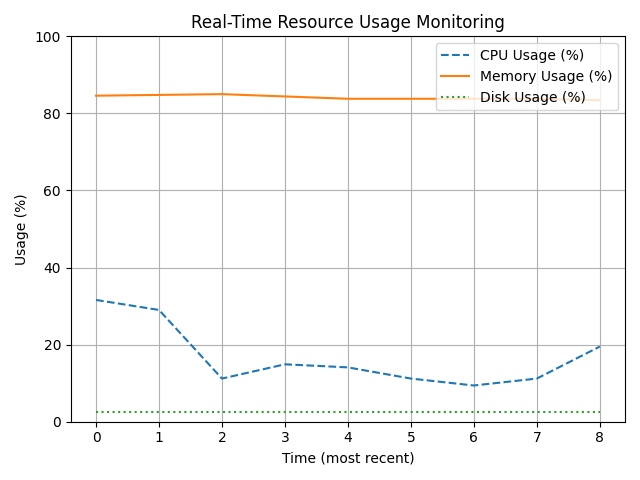

Source code (Python):
# import psutil
# import matplotlib.pyplot as plt
# from matplotlib.animation import FuncAnimation

# # Lists to store data
# cpu_data = []
# memory_data = []

# # Update function for the graph
# def update(frame):
#     cpu_data.append(psutil.cpu_percent(interval=0))
#     memory_data.append(psutil.virtual_memory().percent)

#     # Keep only the last 50 data points
#     cpu_data[:] = cpu_data[-50:]
#     memory_data[:] = memory_data[-50:]

#     plt.cla()
#     plt.plot(cpu_data, label="CPU Usage (%)")
#     plt.plot(memory_data, label="Memory Usage (%)")
#     plt.ylim(0, 100)
#     plt.legend(loc="upper right")
#     plt.tight_layout()

# # Set up the real-time graph
# ani = FuncAnimation(plt.gcf(), update, interval=1000)

# plt.show()


import psutil
import matplotlib.pyplot as plt
from matplotlib.animation import FuncAnimation

# Lists to store data
cpu_data = []
memory_data = []
disk_data = []

# Update function for the graph
def update(frame):
    # Append data to the lists
    cpu_data.append(psutil.cpu_percent(interval=0))
    memory_data.append(psutil.virtual_memory().percent)
    disk_data.append(psutil.disk_usage('/').percent)

    # Keep only the last 50 data points for smooth real-time updates
    cpu_data[:] = cpu_data[-50:]
    memory_data[:] = memory_data[-50:]
    disk_data[:] = disk_data[-50:]

    # Clear the current axes and plot new data
    plt.cla()
    plt.plot(cpu_data, label="CPU Usage (%)", linestyle="--")
    plt.plot(memory_data, label="Memory Usage (%)", linestyle="-")
    plt.plot(disk_data, label="Disk Usage (%)", linestyle=":")
    plt.ylim(0, 100)  # All metrics are in percentages
    plt.legend(loc="upper right")
    plt.title("Real-Time Resource Usage Monitoring")
    plt.xlabel("Time (most recent)")
    plt.ylabel("Usage (%)")
    plt.grid(True)
    plt.tight_layout()

    # Save the current frame to a file (optional)
    plt.savefig("monitor_graph.png")

# Set up the real-time graph
def run_monitor(interval=1000):
    # Create the animation
    ani = FuncAnimation(plt.gcf(), update, interval=interval)

    # Display the graph
    plt.show()

# Run the monitoring tool
if __name__ == "__main__":
    try:
        # Set the update interval in milliseconds (default is 1000 ms = 1 second)
        run_monitor(interval=1000)
    except KeyboardInterrupt:
        print("\nMonitoring stopped by user.")
